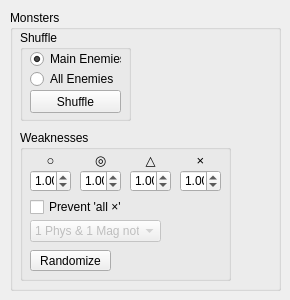
    <widget class="QWidget" name="random_tab">
     <attribute name="title">
      <string>Randomiser [disabled]</string>
     </attribute>
     <widget class="QGroupBox" name="groupBox_4">
      <property name="geometry">
       <rect>
        <x>10</x>
        <y>10</y>
        <width>271</width>
        <height>281</height>
       </rect>
      </property>
      <property name="title">
       <string>Monsters</string>
      </property>
      <widget class="QGroupBox" name="groupBox">
       <property name="geometry">
        <rect>
         <x>10</x>
         <y>20</y>
         <width>111</width>
         <height>91</height>
        </rect>
       </property>
       <property name="title">
        <string>Shuffle</string>
       </property>
       <widget class="QPushButton" name="shuffle_monsters_btn">
        <property name="geometry">
         <rect>
          <x>10</x>
          <y>60</y>
          <width>91</width>
          <height>23</height>
         </rect>
        </property>
        <property name="text">
         <string>Shuffle</string>
        </property>
       </widget>
       <widget class="QRadioButton" name="shuffle_main">
        <property name="geometry">
         <rect>
          <x>10</x>
          <y>20</y>
          <width>91</width>
          <height>18</height>
         </rect>
        </property>
        <property name="text">
         <string>Main Enemies</string>
        </property>
        <property name="checked">
         <bool>true</bool>
        </property>
       </widget>
       <widget class="QRadioButton" name="shuffle_all">
        <property name="geometry">
         <rect>
          <x>10</x>
          <y>40</y>
          <width>91</width>
          <height>18</height>
         </rect>
        </property>
        <property name="text">
         <string>All Enemies</string>
        </property>
       </widget>
      </widget>
      <widget class="QGroupBox" name="groupBox_3">
       <property name="geometry">
        <rect>
         <x>10</x>
         <y>120</y>
         <width>211</width>
         <height>151</height>
        </rect>
       </property>
       <property name="title">
        <string>Weaknesses</string>
       </property>
       <widget class="QDoubleSpinBox" name="weight_spin_circle">
        <property name="geometry">
         <rect>
          <x>10</x>
          <y>40</y>
          <width>41</width>
          <height>22</height>
         </rect>
        </property>
        <property name="value">
         <double>1.000000000000000</double>
        </property>
       </widget>
       <widget class="QDoubleSpinBox" name="weight_spin_dblcircle">
        <property name="geometry">
         <rect>
          <x>60</x>
          <y>40</y>
          <width>41</width>
          <height>22</height>
         </rect>
        </property>
        <property name="value">
         <double>1.000000000000000</double>
        </property>
       </widget>
       <widget class="QDoubleSpinBox" name="weight_spin_tri">
        <property name="geometry">
         <rect>
          <x>110</x>
          <y>40</y>
          <width>41</width>
          <height>22</height>
         </rect>
        </property>
        <property name="value">
         <double>1.000000000000000</double>
        </property>
       </widget>
       <widget class="QDoubleSpinBox" name="weight_spin_x">
        <property name="geometry">
         <rect>
          <x>160</x>
          <y>40</y>
          <width>41</width>
          <height>22</height>
         </rect>
        </property>
        <property name="value">
         <double>1.000000000000000</double>
        </property>
       </widget>
       <widget class="QLabel" name="label">
        <property name="geometry">
         <rect>
          <x>60</x>
          <y>17</y>
          <width>41</width>
          <height>27</height>
         </rect>
        </property>
        <property name="font">
         <font>
          <family>MS UI Gothic</family>
          <pointsize>10</pointsize>
         </font>
        </property>
        <property name="text">
         <string>◎</string>
        </property>
        <property name="alignment">
         <set>Qt::AlignmentFlag::AlignCenter</set>
        </property>
       </widget>
       <widget class="QLabel" name="label_3">
        <property name="geometry">
         <rect>
          <x>110</x>
          <y>17</y>
          <width>41</width>
          <height>27</height>
         </rect>
        </property>
        <property name="font">
         <font>
          <family>MS UI Gothic</family>
          <pointsize>10</pointsize>
         </font>
        </property>
        <property name="text">
         <string>△</string>
        </property>
        <property name="alignment">
         <set>Qt::AlignmentFlag::AlignCenter</set>
        </property>
       </widget>
       <widget class="QLabel" name="label_4">
        <property name="geometry">
         <rect>
          <x>160</x>
          <y>17</y>
          <width>41</width>
          <height>27</height>
         </rect>
        </property>
        <property name="font">
         <font>
          <family>MS UI Gothic</family>
          <pointsize>10</pointsize>
         </font>
        </property>
        <property name="text">
         <string>×</string>
        </property>
        <property name="alignment">
         <set>Qt::AlignmentFlag::AlignCenter</set>
        </property>
       </widget>
       <widget class="QLabel" name="label_5">
        <property name="geometry">
         <rect>
          <x>10</x>
          <y>17</y>
          <width>41</width>
          <height>27</height>
         </rect>
        </property>
        <property name="font">
         <font>
          <family>MS UI Gothic</family>
          <pointsize>10</pointsize>
         </font>
        </property>
        <property name="text">
         <string>○</string>
        </property>
        <property name="alignment">
         <set>Qt::AlignmentFlag::AlignCenter</set>
        </property>
       </widget>
       <widget class="QComboBox" name="weaknesses_prevent_combo">
        <property name="enabled">
         <bool>false</bool>
        </property>
        <property name="geometry">
         <rect>
          <x>10</x>
          <y>90</y>
          <width>131</width>
          <height>22</height>
         </rect>
        </property>
        <property name="currentText">
         <string>1 Phys &amp; 1 Mag not ×</string>
        </property>
        <item>
         <property name="text">
          <string>1 Phys &amp; 1 Mag not ×</string>
         </property>
        </item>
        <item>
         <property name="text">
          <string>1 Any not ×</string>
         </property>
        </item>
        <item>
         <property name="text">
          <string>1 Phys not ×</string>
         </property>
        </item>
        <item>
         <property name="text">
          <string>1 Mag not ×</string>
         </property>
        </item>
       </widget>
       <widget class="QCheckBox" name="weaknesses_not_all_none_checkbox">
        <property name="geometry">
         <rect>
          <x>10</x>
          <y>67</y>
          <width>111</width>
          <height>20</height>
         </rect>
        </property>
        <property name="text">
         <string>Prevent 'all ×'</string>
        </property>
       </widget>
       <widget class="QPushButton" name="randomize_weaknesses_btn">
        <property name="geometry">
         <rect>
          <x>10</x>
          <y>120</y>
          <width>81</width>
          <height>21</height>
         </rect>
        </property>
        <property name="text">
         <string>Randomize</string>
        </property>
       </widget>
      </widget>
     </widget>
    </widget>
